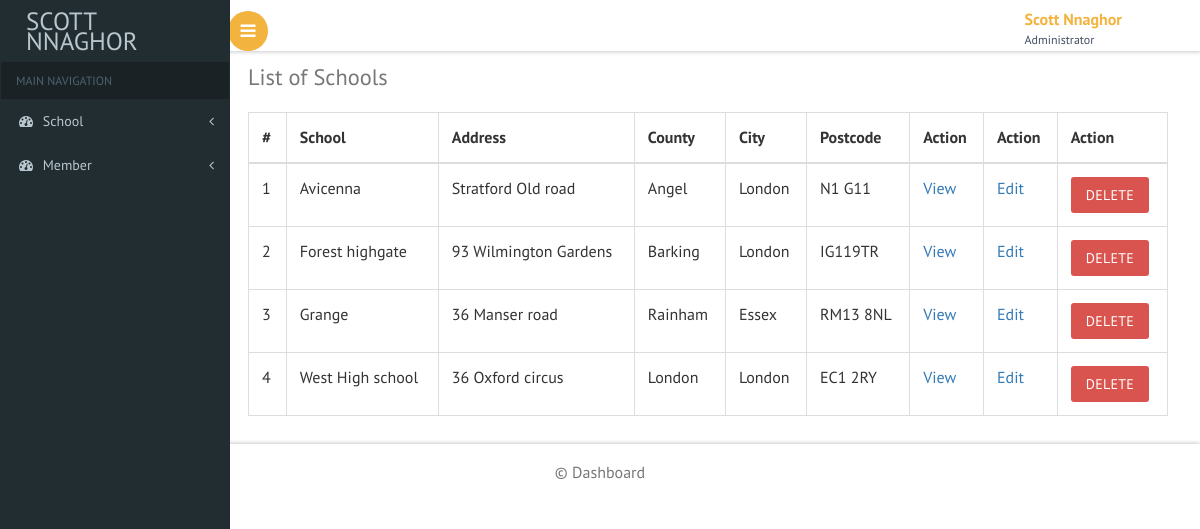
The app's page /index.php/school/view with its own data.
### tables this page shows
CREATE TABLE `school` (
  `id` int(11) NOT NULL,
  `school_name` varchar(255) NOT NULL,
  `address` text NOT NULL,
  `county` varchar(255) NOT NULL,
  `city` varchar(255) NOT NULL,
  `postcode` varchar(10) NOT NULL,
  `registered_at` date NOT NULL,
  `created_at` timestamp NOT NULL DEFAULT current_timestamp()
);

### application/controllers/School.php (called while the page is built, shortened)
<?php
class School extends CI_Controller{
	public function __construct(){
		$this->load->helper('custom_helper');
      		$this->load->model('School_model');
	}
	public function view(){
		$data['school'] = $this->School_model->display_all_schools();
		$school = $data['school'];
		$this->load->view('school/view', $data);
	}
}
?>

### index.php (called while the page is built, shortened)
<?php
require_once BASEPATH.'core/CodeIgniter.php';

### application/models/School_model.php (called while the page is built, shortened)
<?php
class School_model extends CI_Model{
	public function display_all_schools(){
		$this->db->order_by('school_name', 'ASC');
		return $this->db->get("school")->result_array();
	}
}
?>

### application/views/school/view.php (the view, shortened to what this page needs)
<!DOCTYPE HTML>
<html>
<head>
</head>
<body class="cbp-spmenu-push">
	<div class="main-content">
	<div class="cbp-spmenu cbp-spmenu-vertical cbp-spmenu-left" id="cbp-spmenu-s1">
		<div id="page-wrapper">
			<div class="main-page">
				<div class="tables">
					<h2 class="title1">Schools</h2>
					<div class="table-responsive bs-example widget-shadow">
						<h4>List of Schools</h4>
						<table class="table table-bordered">
							<thead>
								<tr>
									<th>#</th>
									<th>School</th>
									<th>Address</th>
									<th>County</th>
									<th>City</th>
									<th>Postcode</th>
									<th>Action</th>
									<th>Action</th>
									<th>Action</th>
								</tr>
							</thead>
							<tbody>
							<?php
								$count = 0;
								if(!empty($school)){ foreach($school as $sch){
									$count++;
							?>
								<tr>
									<td scope="row"><?= $count; ?></td>
									<td><?= $sch['school_name']; ?></td>
									<td><?= character_limiter($sch['address'], 50); ?></td>
									<td><?= $sch['county']; ?></td>
									<td><?= $sch['city']; ?></td>
									<td><?= $sch['postcode']; ?></td>
									<td><a href="<?= site_url('school/detail/'.$sch['id']); ?>">View</a></td>
									<td><a href="<?= site_url('school/edit/'.$sch['id']); ?>">Edit</a></td>
									<td><button type="button" onclick="delete_school(<?= $sch['id']; ?>)" class="btn btn-danger">Delete</button></td>
								</tr>
							<?php } }else{ ?>
							<div class="alert alert-danger"><?php echo $error; ?></div>
							<?php } ?>
							</tbody>
						</table>
					</div>
				</div>
			</div>
		</div>
	</div>
</body>
</html>

### css/style.css (style rules this page uses)
h4, h5, h6, h1, h2, h3 { margin: 0; }
html, body { font-family: 'PT Sans', sans-serif; font-size: 100%; overflow-x: hidden; background: #fff; }
body a { transition: 0.5s all ease; -webkit-transition: 0.5s all ease; -moz-transition: 0.5s all ease; -o-transition: 0.5s all ease; -ms-transition: 0.5s all ease; text-decoration:none; }
h1,h2,h3,h4,h5,h6 { margin:0; }
.main-content { position: relative; }
.cbp-spmenu { position: fixed; }
.cbp-spmenu-vertical { height: 100%; z-index: 1000; padding: 0em 0 2em; }
.cbp-spmenu-left { left: 0; }
.cbp-spmenu-push { overflow-x: hidden; position: relative; }
.cbp-spmenu, .cbp-spmenu-push { -webkit-transition: all 0.3s ease; -moz-transition: all 0.3s ease; transition: all 0.3s ease; }
.cbp-spmenu-push div#page-wrapper { margin: 0 0 0 13.5em; transition:.5s all; -webkit-transition:.5s all; -moz-transition:.5s all; }
.table > thead > tr > th, .table > tbody > tr > th, .table > tfoot > tr > th, .table > thead > tr > td, .table > tbody > tr > td, .table > tfoot > tr > td { border-top: none; }
.tables h4 { font-size: 1.4em; margin-bottom: 1em; color: #777777; }
.tables .panel-body ,.tables .bs-example { padding: 2em 2em 0.5em; }
.tables .table > thead > tr > th, .tables .table > tbody > tr > th, .tables .table > tfoot > tr > th, .tables .table > thead > tr > td, .tables .table > tbody > tr > td, .tables .table > tfoot > tr > td { padding: 13px; border-top: 1px solid #E0E0E0; }
.btn { display: inline-block; margin-bottom: 0; text-align: center; vertical-align: middle; text-transform: uppercase; cursor: pointer; background-image: none; border: 0; border-color: rgba(0, 0, 0, 0.07) rgba(0, 0, 0, 0.1) rgba(0, 0, 0, 0.18); white-space: nowrap; padding: 8px 15px; border-radius: 3px; letter-spacing: 0.02em; -webkit-user-select: none; -moz-user-select: none; -ms-user-select: none; user-select: none; }

### records on screen
school: school_name "Avicenna", address "Stratford Old road", county "Angel", city "London", postcode "N1 G11"
school: school_name "Forest highgate", address "93 Wilmington Gardens", county "Barking", city "London", postcode "IG119TR"
school: school_name "Grange", address "36 Manser road", county "Rainham", city "Essex", postcode "RM13 8NL"
school: school_name "West High school", address "36 Oxford circus", county "London", city "London", postcode "EC1 2RY"
